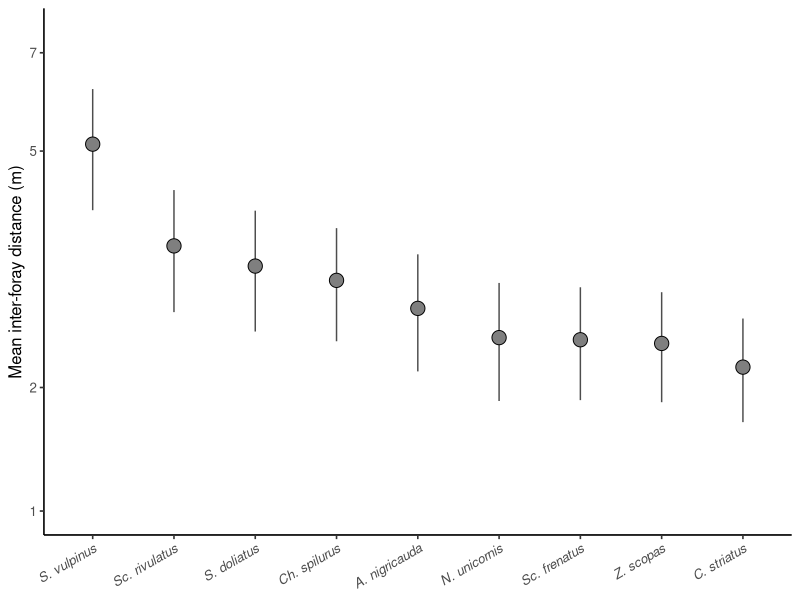
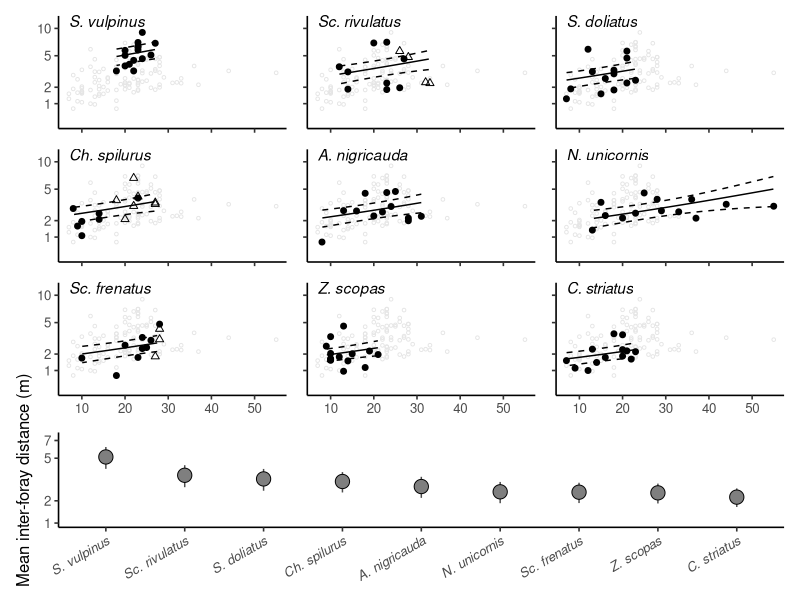

Write the R code that produced these figures, in order. (Note: this script raises an error after producing the figures.)
##New plots using predict and model CIs
##For IntFor
##Written 22/5/2015

## Clear anything old
rm(list=ls(all=TRUE)) 
require(tidyverse)
require(patchwork)
require(scales)

# make sure we load data
forage.data<-read.table('./src/SpForagingMetrics.csv',header=T,sep=',') # path relative to repo project folder
forage.data<- forage.data %>% arrange(Species, Size)
# fix column data type
forage.data <- forage.data %>% mutate(across(c(Species, Phase, SG, Diet, Func), .fns = as.factor))

# order alphabetically
forage.data$Species <- factor(forage.data$Species, 
                              levels=c("nigricauda", "striatus","unicornis", "scopas", "sordidus", "frenatus", "rivulatus", "doliatus", "vulpinis"))
# Proper species label object
sp_names <- c("A. nigricauda", "C. striatus", "N. unicornis", 
              "Z. scopas","Ch. spilurus", "Sc. frenatus", "Sc. rivulatus", "S. doliatus", "S. vulpinus")
names(sp_names) <- levels(forage.data$Species)

# load models
int.model <- glm(formula = IntFor ~ Size + Species, family=Gamma(link="log"), data=forage.data)
var.model <- glm(formula = VarInt ~ Size + Species, family=Gamma(link="log"), data=forage.data)

#Establish CIs
critval <- 1.96 ## approx 95% CI

# Generate predictions -----------------------------------------

sp.data <- as.list(rep('', 9))
int.pred <- as.list(rep('', 9)) # empty list for interforay predictions
int.ci <- as.list(rep('', 9)) # empty list for interforay confidence intervals

# for variance in interforay
var.pred <- as.list(rep('', 9))
var.ci <- as.list(rep('', 9))

# match sp names with each list item for indexing later
names(sp.data) <- levels(forage.data$Species)
names(int.pred) <- levels(forage.data$Species)
names(int.ci) <- levels(forage.data$Species)
names(var.pred) <- levels(forage.data$Species)
names(var.ci) <- levels(forage.data$Species)

# generate predictions for each species' "new data"
# because each species has a different size range
for (i in 1:9) {
   sp.data[[i]] <- data.frame(
      Species = rep(levels(forage.data$Species)[i], 100), 
      Size = runif(100, min = forage.data %>% filter(Species == levels(Species)[i]) %>% select(Size) %>% as_vector() %>% min(),
                   max = forage.data %>% filter(Species == levels(Species)[i]) %>% select(Size) %>% as_vector() %>% max())
   )
   sp.data[[i]] <- sp.data[[i]] %>% arrange(Size)
   
   int.pred[[i]] <- predict.glm(int.model, type=c("response"), se.fit=TRUE, newdata=sp.data[[i]])
   int.ci[[i]] <- data.frame(upper = int.pred[[i]]$fit + (critval * int.pred[[i]]$se.fit), 
                         lower = int.pred[[i]]$fit - (critval * int.pred[[i]]$se.fit))
   var.pred[[i]] <- predict.glm(var.model, type=c("response"), se.fit=TRUE, newdata=sp.data[[i]])
   var.ci[[i]] <- data.frame(upper = var.pred[[i]]$fit + (critval * var.pred[[i]]$se.fit), 
                             lower = var.pred[[i]]$fit - (critval * var.pred[[i]]$se.fit))
}

# Mean inter-foray plot -------------------------------------------

# predictions for species if body size was held at the mean

part.data <- forage.data %>% mutate(Size = mean(Size)) %>% select(Species, Size)
pred.part <- predict(int.model, type=c("response"), se.fit=TRUE,
                     newdata=part.data)
# data frame of predictions, confidence intervals, and variables
partials <- data.frame(upper = pred.part$fit + (critval * pred.part$se.fit), 
                       lower = pred.part$fit - (critval * pred.part$se.fit),
                       pred = pred.part$fit) %>% bind_cols(., part.data) %>% distinct()
# order by descending 
int_order <- partials %>% arrange(desc(pred)) %>% select(Species) %>% as_vector() %>% as.character.factor()
partials$Species <- factor(partials$Species, levels=int_order)


# Partial predictions panel
# the partial regression for species
all.panel <- ggplot(data = partials) + 
   geom_linerange(aes(x=Species, ymin=lower, ymax=upper), color = 'grey30', size=0.5) +
   geom_point(aes(x=Species, y=pred), fill='grey50', shape=21, size=4.5) +
   guides(fill=F) +
   theme_classic(base_size = 12, base_family = 'Helvetica') + 
   labs(x=NULL, y='Mean inter-foray distance (m)') +
   scale_y_continuous(trans=scales::pseudo_log_trans(base=exp(1)), limits = c(1,7.5), breaks = c(1,2,5,7)) +
   scale_x_discrete(labels=str_replace_all(int_order, sp_names)) +
   theme(axis.text.x=element_text(angle=30, hjust = 1, face = 'italic'))
all.panel

# Mean inter-foray species panel loop
# Base R option
# par(mfrow=c(3,3))
# par(mar=c(1.5,1.5,1.5,1.5))
# par(oma=c(5,5,0,0))

# empty list to input plot objects into
int.panel <- as.list(rep('', 9))

for (i in 1:9) {
   int.panel[[i]] <- ggplot() +
      geom_point(data = forage.data %>% filter(!Species == int_order[i]),
                 aes(y=IntFor, x=Size), shape=21, fill='transparent', color='grey90', size=0.9) +
      geom_ribbon(data = int.ci[[int_order[i]]] %>% bind_cols(., Size = sp.data[[int_order[i]]]$Size),
                  aes(ymax=upper, ymin=lower, x=Size), 
                  fill = 'transparent', color = 'black', linetype='dashed', size=0.5) +
      geom_line(data = bind_cols(Fit = int.pred[[int_order[i]]]$fit, Size = sp.data[[int_order[i]]]$Size),
                aes(x=Size, y=Fit), color = 'black') +
      geom_point(data = forage.data %>% filter(Species == int_order[i]), aes(y=IntFor, x=Size, shape=Phase), color='black', fill='black', size=1.7) +
      annotate("text", label = sp_names[int_order[i]], x = 7, y = 12, fontface=3, hjust=0) +
      theme_classic(base_size = 12, base_family = 'Helvetica') + labs(x=NULL, y=NULL) +
      scale_y_continuous(trans=scales::pseudo_log_trans(base=exp(1)), limits = c(0,12), breaks = c(1,2,5,10)) +
      scale_shape_manual(values=c(21,2,24), guide=NULL)
   
   ## Base R option
   # plot(IntFor ~ Size, data=forage.data %>% filter(!Species == unique(Species)[i]), las=1, type="p", bty="l",pch=1, col='#AAAAAA88',
   #      xlab="",ylab="",tck=0.06, xlim=c(5,35), ylim=c(1,100),log="y")
   # points(IntFor ~ Size, data=forage.data %>% filter(Species == unique(Species)[i]), type="p",bty="l", pch=16, cex=1.2)
   # points(int.pred[[i]]$fit ~ sp.data[[i]]$Size, type="l")
   # points(int.ci[[i]]$upper ~ sp.data[[i]]$Size, type="l", lty=2)
   # points(int.ci[[i]]$lower ~ sp.data[[i]]$Size, type="l", lty=2)
   # mtext(species[i], side=3, line=-1, adj=0.05, family="", font=3)
}

for (i in c(2,3,5,6,8,9)) {
   int.panel[[i]] <- int.panel[[i]] + theme(axis.text.y=element_blank())
}
for (i in c(1:6)) {
   int.panel[[i]] <- int.panel[[i]] + theme(axis.text.x=element_blank())
}

# print and save
(int.panel[[1]] + int.panel[[2]] + int.panel[[3]] + int.panel[[4]] + int.panel[[5]] + int.panel[[6]] + int.panel[[7]] + int.panel[[8]] + int.panel[[9]]) / all.panel + plot_layout(heights=c(4,1))
ggsave('../figures/Fig3_IntFor_rev.eps', device='eps', width = 175, height = 200, units = 'mm')

# Variance inter-foray panel loop --------------------------------------------------------------

# Base R option
# par(mfrow=c(3,3))
# par(mar=c(1.5,1.5,1.5,1.5))
# par(oma=c(5,5,0,0))

# empty list to input plot objects into
var.panel <- as.list(rep('', 9))

for (i in 1:9) {
   var.panel[[i]] <- ggplot() +
      geom_point(data = forage.data %>% filter(!Species == levels(forage.data$Species)[i]),
                 aes(y=VarInt, x=Size), shape=21, fill='transparent', color='grey90', size=0.9) +
      geom_ribbon(data = var.ci[[i]] %>% bind_cols(., Size = sp.data[[i]]$Size),
                  aes(ymax=upper, ymin=lower, x=Size), 
                  fill = 'transparent', color = 'black', linetype='dashed', size=0.5) +
      geom_line(data = bind_cols(Fit = var.pred[[i]]$fit, Size = sp.data[[i]]$Size),
                aes(x=Size, y=Fit), color = 'black') +
      geom_point(data = forage.data %>% filter(Species == levels(forage.data$Species)[i]), aes(y=VarInt, x=Size, shape=Phase), color='black', fill='black', size=1.7) +
      annotate("text", label = sp_names[i], x = 7, y = 120, fontface=3, hjust=0) +
      theme_classic(base_size = 12, base_family = 'Helvetica') + labs(x=NULL, y=NULL) +
      scale_y_continuous(trans=scales::pseudo_log_trans(base=exp(1)), limits = c(0,120), breaks = c(1,5,10,20,50,100)) +
      scale_shape_manual(values=c(21,2,24), guide=NULL)
   
   ## Base R option
   # plot(VarInt ~ Size, data=forage.data %>% filter(!Species == unique(Species)[i]), las=1, type="p", bty="l",pch=1, col='#AAAAAA88',
   #      xlab="",ylab="",tck=0.06, xlim=c(5,35), ylim=c(1,100),log="y")
   # points(VarInt ~ Size, data=forage.data %>% filter(Species == unique(Species)[i]), type="p",bty="l", pch=16, cex=1.2)
   # points(var.pred[[i]]$fit ~ sp.data[[i]]$Size, type="l")
   # points(var.ci[[i]]$upper ~ sp.data[[i]]$Size, type="l", lty=2)
   # points(var.ci[[i]]$lower ~ sp.data[[i]]$Size, type="l", lty=2)
   # mtext(species[i], side=3, line=-1, adj=0.05, family="", font=3)
}

for (i in c(2,3,5,6,8,9)) {
   var.panel[[i]] <- var.panel[[i]] + theme(axis.text.y=element_blank())
}
for (i in 1:6) {
   var.panel[[i]] <- var.panel[[i]] + theme(axis.text.x=element_blank())
}
var.panel[[8]] <- var.panel[[8]] + xlab('Total length (cm)')

# print and save
(var.panel[[1]] + var.panel[[2]] + var.panel[[3]] + var.panel[[4]] + var.panel[[5]] + var.panel[[6]] + var.panel[[7]] + var.panel[[8]] + var.panel[[9]])
ggsave('../figures/FigS1_VarInt_rev.eps', device='eps', width = 175, height = 170, units = 'mm')

